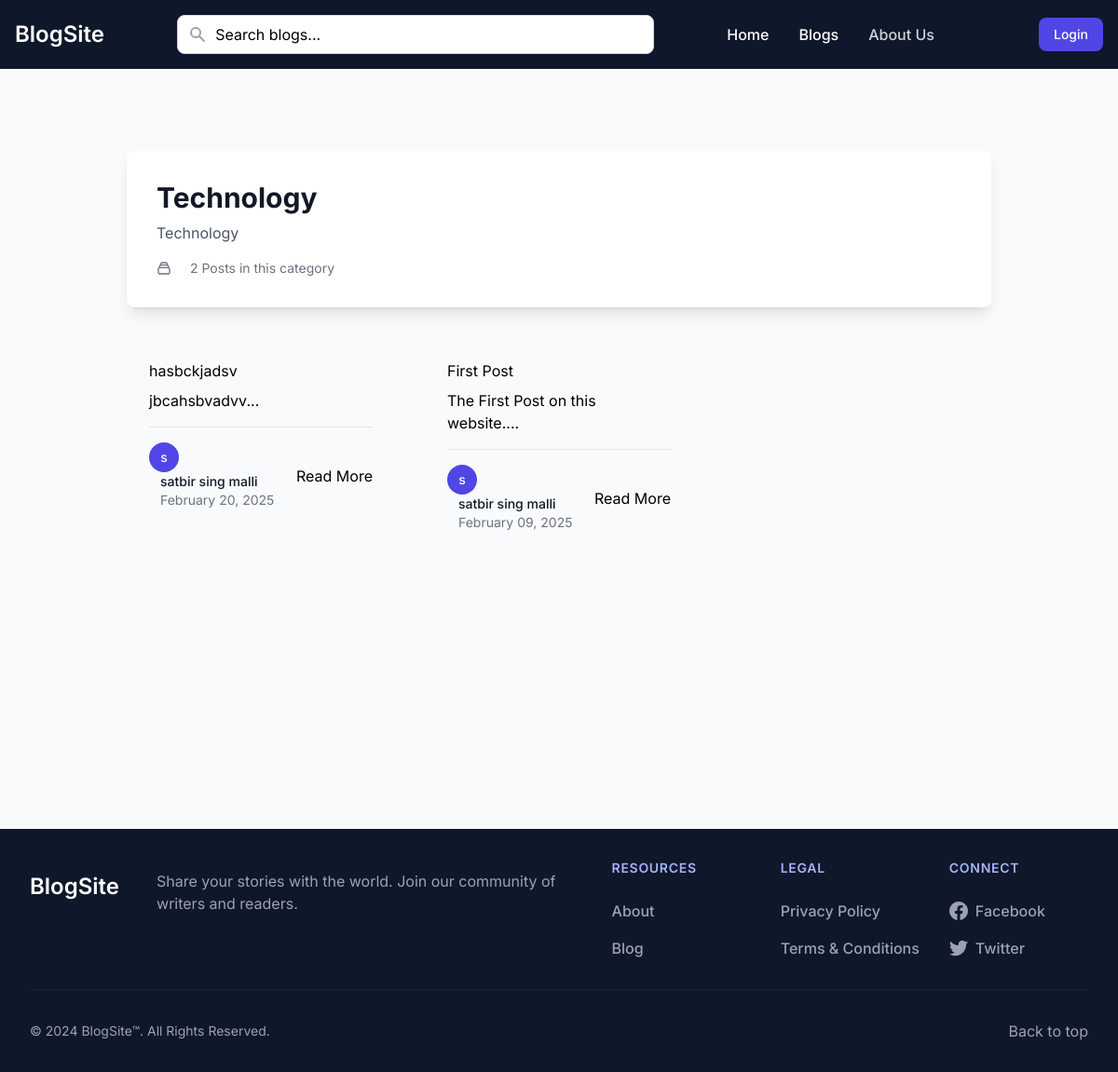
The page /category/1 on the database as committed earlier.
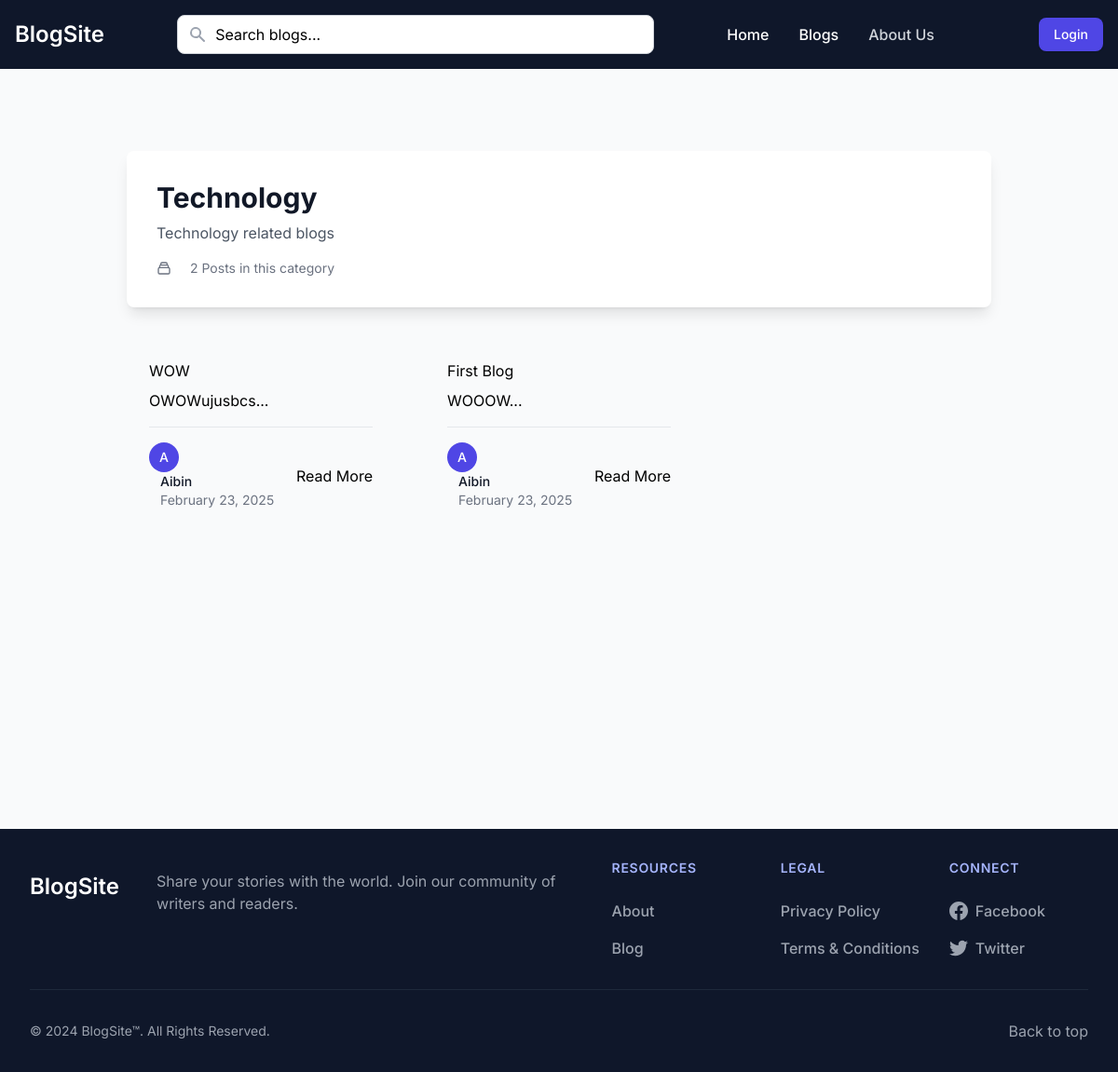
The same page on the database as committed later.
### app.py (models this page shows, shortened)
class Category(db.Model):
    id = db.Column(db.Integer, primary_key=True)
    name = db.Column(db.String(50), unique=True, nullable=False)
    description = db.Column(db.Text)
    created_at = db.Column(db.DateTime, default=datetime.utcnow)
    updated_at = db.Column(db.DateTime, default=datetime.utcnow, onupdate=datetime.utcnow)
    blogs = db.relationship('Blog', backref='category', lazy=True)

class Blog(db.Model):
    id = db.Column(db.Integer, primary_key=True)
    title = db.Column(db.String(200), nullable=False)
    content = db.Column(db.Text, nullable=False)
    author_id = db.Column(db.Integer, db.ForeignKey('user.id'), nullable=False)
    category_id = db.Column(db.Integer, db.ForeignKey('category.id'), nullable=False)
    status = db.Column(db.String(20), default='draft')
    moderation_status = db.Column(db.String(20), default='pending')
    moderation_comment = db.Column(db.Text)
    moderated_by = db.Column(db.Integer, db.ForeignKey('user.id'))
    moderated_at = db.Column(db.DateTime)
    created_at = db.Column(db.DateTime, default=datetime.utcnow)
    updated_at = db.Column(db.DateTime, default=datetime.utcnow, onupdate=datetime.utcnow)
    comments = db.relationship('Comment', backref='blog', lazy=True)
    likes = db.relationship('Like', backref='blog', lazy=True)
    author = db.relationship('User', foreign_keys=[author_id], backref='blogs')
    moderator = db.relationship('User', foreign_keys=[moderated_by], backref='moderated_blogs')

class User(UserMixin, db.Model):
    id = db.Column(db.Integer, primary_key=True)
    name = db.Column(db.String(100), nullable=False)
    email = db.Column(db.String(120), unique=True, nullable=False)
    password = db.Column(db.String(200), nullable=False)
    is_admin = db.Column(db.Boolean, default=False)
    created_at = db.Column(db.DateTime, nullable=False, default=datetime.utcnow)
    updated_at = db.Column(db.DateTime, default=datetime.utcnow, onupdate=datetime.utcnow)

### app.py (the view)
@app.route('/category/<int:category_id>')
def category_view(category_id):
    page = request.args.get('page', 1, type=int)
    category = Category.query.get_or_404(category_id)
    query = Blog.query.filter_by(category_id=category_id, status='published')\
        .order_by(Blog.created_at.desc())
    total_posts = query.count()
    total_pages = ceil(total_posts / app.config['POSTS_PER_PAGE'])
    blogs = query.offset((page - 1) * app.config['POSTS_PER_PAGE'])\
        .limit(app.config['POSTS_PER_PAGE']).all()
    return render_template('category.html',
                         category=category,
                         blogs=blogs,
                         current_page=page,
                         total_pages=total_pages,
                         user=current_user)

### app.py (called while the page is built)
@app.context_processor
def utility_processor():
    return {
        'POSTS_PER_PAGE': app.config['POSTS_PER_PAGE'],
        'min': min  # Make min() function available in templates
    }

### templates/category.html (shortened to what this page needs)
{% extends "base.html" %}
{% block content %}
<div class="max-w-7xl mx-auto px-4 sm:px-6 lg:px-8 my-10">
    <div class="bg-white rounded-lg shadow-lg p-8 mb-8 animate-fade-in">
        <h1 class="text-3xl font-bold text-gray-900">{{ category.name }}</h1>
        {% if category.description %}
        <p class="mt-2 text-gray-600">{{ category.description }}</p>
        {% endif %}
        <div class="mt-4 flex items-center text-sm text-gray-500 space-x-4">
            <svg class="w-4 h-4 mr-1" fill="none" stroke="currentColor" viewBox="0 0 24 24">
                <path stroke-linecap="round" stroke-linejoin="round" stroke-width="2" d="M19 11H5m14 0a2 2 0 012 2v6a2 2 0 01-2 2H5a2 2 0 01-2-2v-6a2 2 0 012-2m14 0V9a2 2 0 00-2-2M5 11V9a2 2 0 012-2m0 0V5a2 2 0 012-2h6a2 2 0 012 2v2M7 7h10"></path>
            </svg>
            <span>{{ blogs|length }} Posts in this category</span>
        </div>
    </div>
    <div class="grid grid-cols-1 md:grid-cols-2 lg:grid-cols-3 gap-8">
        {% for blog in blogs %}
        <div class="blog-card animate-fade-in" style="animation-delay: {{ loop.index0 * 0.1 }}s">
            <div class="p-6">
                <a href="{{ url_for('view_blog', blog_id=blog.id) }}" class="group block">
                    <h3 class="blog-card-title mb-2">{{ blog.title }}</h3>
                    <p class="blog-card-content mb-4">{{ blog.content[:150]|striptags }}...</p>
                </a>
                <div class="mt-4 flex items-center justify-between border-t pt-4">
                    <div class="blog-card-author">
                        <div class="flex-shrink-0">
                            <div class="h-8 w-8 rounded-full bg-indigo-600 flex items-center justify-center">
                                <span class="text-white font-medium text-sm">{{ blog.author.name[:1] }}</span>
                            </div>
                        </div>
                        <div class="ml-3">
                            <p class="text-sm font-medium text-gray-900">{{ blog.author.name }}</p>
                            <p class="text-sm text-gray-500">{{ blog.created_at.strftime('%B %d, %Y') }}</p>
                        </div>
                    </div>
                    <a href="{{ url_for('view_blog', blog_id=blog.id) }}" class="btn btn-primary">
                        Read More
                    </a>
                </div>
            </div>
        </div>
        {% endfor %}
    </div>
</div>
{% endblock %}

Rows that differ between the two databases and show on the page:
removed Blog: title "hasbckjadsv", content "jbcahsbvadvv", author "s", author.name "satbir sing malli", created_at "February 20, 2025"
changed Category "Technology": description "Technology" → "Technology related blogs"
added Blog: title "WOW", content "OWOWujusbcs", author "A", author.name "Aibin", created_at "February 23, 2025"
changed Blog: title "First Post" → "First Blog"; content "The First Post on this website." → "WOOOW"; author "s" → "A"; author.name "satbir sing malli" → "Aibin"; created_at "February 09, 2025" → "February 23, 2025"
